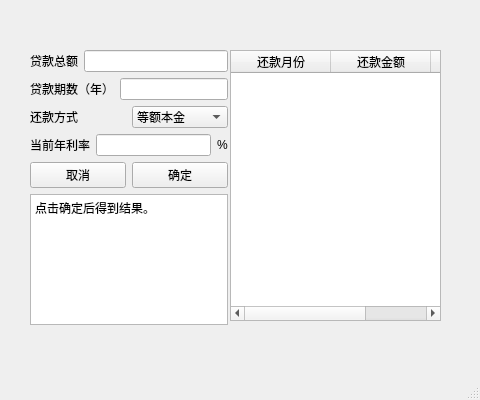
<?xml version="1.0" encoding="UTF-8"?>
<ui version="4.0">
 <class>Widget</class>
 <widget class="QMainWindow" name="Widget">
  <property name="geometry">
   <rect>
    <x>0</x>
    <y>0</y>
    <width>480</width>
    <height>400</height>
   </rect>
  </property>
  <property name="windowTitle">
   <string>Widget</string>
  </property>
  <widget class="QWidget" name="centralwidget">
   <widget class="QWidget" name="verticalLayoutWidget">
    <property name="geometry">
     <rect>
      <x>30</x>
      <y>50</y>
      <width>198</width>
      <height>275</height>
     </rect>
    </property>
    <layout class="QVBoxLayout" name="verticalLayout_4">
     <item>
      <layout class="QHBoxLayout" name="horizontalLayout_3">
       <item>
        <widget class="QLabel" name="label">
         <property name="text">
          <string>贷款总额</string>
         </property>
        </widget>
       </item>
       <item>
        <widget class="QLineEdit" name="lineEdit"/>
       </item>
      </layout>
     </item>
     <item>
      <layout class="QHBoxLayout" name="horizontalLayout_4">
       <item>
        <widget class="QLabel" name="label_2">
         <property name="text">
          <string>贷款期数（年）</string>
         </property>
        </widget>
       </item>
       <item>
        <widget class="QLineEdit" name="lineEdit_2"/>
       </item>
      </layout>
     </item>
     <item>
      <layout class="QHBoxLayout" name="horizontalLayout_5">
       <item>
        <widget class="QLabel" name="label_3">
         <property name="text">
          <string>还款方式</string>
         </property>
        </widget>
       </item>
       <item>
        <widget class="QComboBox" name="comboBox">
         <property name="maxVisibleItems">
          <number>9</number>
         </property>
         <item>
          <property name="text">
           <string>等额本金</string>
          </property>
         </item>
         <item>
          <property name="text">
           <string>等额本息</string>
          </property>
         </item>
        </widget>
       </item>
      </layout>
     </item>
     <item>
      <layout class="QHBoxLayout" name="horizontalLayout_8">
       <item>
        <widget class="QLabel" name="label_4">
         <property name="text">
          <string>当前年利率</string>
         </property>
        </widget>
       </item>
       <item>
        <widget class="QLineEdit" name="lineEdit_3"/>
       </item>
       <item>
        <widget class="QLabel" name="label_5">
         <property name="text">
          <string>%</string>
         </property>
        </widget>
       </item>
      </layout>
     </item>
     <item>
      <layout class="QHBoxLayout" name="horizontalLayout_6">
       <item>
        <widget class="QPushButton" name="pushButton">
         <property name="text">
          <string>取消</string>
         </property>
        </widget>
       </item>
       <item>
        <widget class="QPushButton" name="pushButton_2">
         <property name="text">
          <string>确定</string>
         </property>
        </widget>
       </item>
      </layout>
     </item>
     <item>
      <widget class="QTextBrowser" name="textBrowser">
       <property name="enabled">
        <bool>true</bool>
       </property>
       <property name="html">
        <string>&lt;!DOCTYPE HTML PUBLIC &quot;-//W3C//DTD HTML 4.0//EN&quot; &quot;http://www.w3.org/TR/REC-html40/strict.dtd&quot;&gt;
&lt;html&gt;&lt;head&gt;&lt;meta name=&quot;qrichtext&quot; content=&quot;1&quot; /&gt;&lt;style type=&quot;text/css&quot;&gt;
p, li { white-space: pre-wrap; }
&lt;/style&gt;&lt;/head&gt;&lt;body style=&quot; font-family:'SimSun'; font-size:9pt; font-weight:400; font-style:normal;&quot;&gt;
&lt;p style=&quot; margin-top:0px; margin-bottom:0px; margin-left:0px; margin-right:0px; -qt-block-indent:0; text-indent:0px;&quot;&gt;点击确定后得到结果。&lt;/p&gt;&lt;/body&gt;&lt;/html&gt;</string>
       </property>
      </widget>
     </item>
    </layout>
   </widget>
   <widget class="QTableWidget" name="tableWidget">
    <property name="geometry">
     <rect>
      <x>230</x>
      <y>50</y>
      <width>211</width>
      <height>271</height>
     </rect>
    </property>
    <property name="mouseTracking">
     <bool>false</bool>
    </property>
    <column>
     <property name="text">
      <string>还款月份</string>
     </property>
    </column>
    <column>
     <property name="text">
      <string>还款金额</string>
     </property>
    </column>
    <column>
     <property name="text">
      <string>剩余贷款</string>
     </property>
    </column>
   </widget>
  </widget>
  <widget class="QMenuBar" name="menubar">
   <property name="geometry">
    <rect>
     <x>0</x>
     <y>0</y>
     <width>480</width>
     <height>23</height>
    </rect>
   </property>
  </widget>
  <widget class="QStatusBar" name="statusbar"/>
 </widget>
 <resources/>
 <connections/>
</ui>
